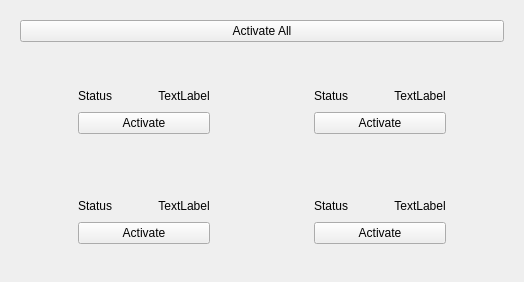
       <widget class="QWidget" name="page_3">
        <layout class="QVBoxLayout" name="verticalLayout_18">
         <item>
          <widget class="QWidget" name="widget_19" native="true">
           <layout class="QVBoxLayout" name="verticalLayout_17">
            <item>
             <widget class="QPushButton" name="activate_unfollow_2">
              <property name="text">
               <string>Activate All</string>
              </property>
             </widget>
            </item>
            <item>
             <layout class="QVBoxLayout" name="verticalLayout_16">
              <item>
               <widget class="QWidget" name="widget_16" native="true">
                <layout class="QHBoxLayout" name="horizontalLayout_19">
                 <item>
                  <spacer name="horizontalSpacer_18">
                   <property name="orientation">
                    <enum>Qt::Horizontal</enum>
                   </property>
                   <property name="sizeHint" stdset="0">
                    <size>
                     <width>40</width>
                     <height>20</height>
                    </size>
                   </property>
                  </spacer>
                 </item>
                 <item>
                  <layout class="QHBoxLayout" name="horizontalLayout_21">
                   <item>
                    <widget class="QWidget" name="widget_17" native="true">
                     <layout class="QVBoxLayout" name="verticalLayout_12">
                      <item>
                       <layout class="QVBoxLayout" name="verticalLayout_13">
                        <item>
                         <widget class="QLabel" name="label_11">
                          <property name="text">
                           <string/>
                          </property>
                          <property name="pixmap">
                           <pixmap resource="Resource.qrc">:/icons/Icons/image_fx_follow_sign_held_by_a_robot.png</pixmap>
                          </property>
                          <property name="scaledContents">
                           <bool>true</bool>
                          </property>
                         </widget>
                        </item>
                        <item>
                         <layout class="QHBoxLayout" name="horizontalLayout_22">
                          <item>
                           <widget class="QLabel" name="label_12">
                            <property name="text">
                             <string>Status</string>
                            </property>
                            <property name="alignment">
                             <set>Qt::AlignCenter</set>
                            </property>
                           </widget>
                          </item>
                          <item>
                           <spacer name="horizontalSpacer_19">
                            <property name="orientation">
                             <enum>Qt::Horizontal</enum>
                            </property>
                            <property name="sizeHint" stdset="0">
                             <size>
                              <width>40</width>
                              <height>20</height>
                             </size>
                            </property>
                           </spacer>
                          </item>
                          <item>
                           <widget class="QLabel" name="poststatus_3">
                            <property name="text">
                             <string>TextLabel</string>
                            </property>
                            <property name="alignment">
                             <set>Qt::AlignCenter</set>
                            </property>
                           </widget>
                          </item>
                         </layout>
                        </item>
                        <item>
                         <widget class="QPushButton" name="activate_follow">
                          <property name="text">
                           <string>Activate</string>
                          </property>
                         </widget>
                        </item>
                       </layout>
                      </item>
                     </layout>
                    </widget>
                   </item>
                   <item>
                    <spacer name="horizontalSpacer_20">
                     <property name="orientation">
                      <enum>Qt::Horizontal</enum>
                     </property>
                     <property name="sizeHint" stdset="0">
                      <size>
                       <width>40</width>
                       <height>20</height>
                      </size>
                     </property>
                    </spacer>
                   </item>
                   <item>
                    <spacer name="horizontalSpacer_21">
                     <property name="orientation">
                      <enum>Qt::Horizontal</enum>
                     </property>
                     <property name="sizeHint" stdset="0">
                      <size>
                       <width>40</width>
                       <height>20</height>
                      </size>
                     </property>
                    </spacer>
                   </item>
                   <item>
                    <widget class="QWidget" name="widget_18" native="true">
                     <layout class="QVBoxLayout" name="verticalLayout_14">
                      <item>
                       <layout class="QVBoxLayout" name="verticalLayout_15">
                        <item>
                         <widget class="QLabel" name="label_13">
                          <property name="text">
                           <string/>
                          </property>
                          <property name="pixmap">
                           <pixmap resource="Resource.qrc">:/icons/Icons/image_fx_un_follow_sign_held_by_a_robot.png</pixmap>
                          </property>
                          <property name="scaledContents">
                           <bool>true</bool>
                          </property>
                         </widget>
                        </item>
                        <item>
                         <layout class="QHBoxLayout" name="horizontalLayout_23">
                          <item>
                           <widget class="QLabel" name="label_14">
                            <property name="text">
                             <string>Status</string>
                            </property>
                            <property name="alignment">
                             <set>Qt::AlignCenter</set>
                            </property>
                           </widget>
                          </item>
                          <item>
                           <spacer name="horizontalSpacer_22">
                            <property name="orientation">
                             <enum>Qt::Horizontal</enum>
                            </property>
                            <property name="sizeHint" stdset="0">
                             <size>
                              <width>40</width>
                              <height>20</height>
                             </size>
                            </property>
                           </spacer>
                          </item>
                          <item>
                           <widget class="QLabel" name="poststatus_4">
                            <property name="text">
                             <string>TextLabel</string>
                            </property>
                            <property name="alignment">
                             <set>Qt::AlignCenter</set>
                            </property>
                           </widget>
                          </item>
                         </layout>
                        </item>
                        <item>
                         <widget class="QPushButton" name="activate_unfollow">
                          <property name="text">
                           <string>Activate</string>
                          </property>
                         </widget>
                        </item>
                       </layout>
                      </item>
                     </layout>
                    </widget>
                   </item>
                  </layout>
                 </item>
                 <item>
                  <spacer name="horizontalSpacer_23">
                   <property name="orientation">
                    <enum>Qt::Horizontal</enum>
                   </property>
                   <property name="sizeHint" stdset="0">
                    <size>
                     <width>40</width>
                     <height>20</height>
                    </size>
                   </property>
                  </spacer>
                 </item>
                </layout>
               </widget>
              </item>
              <item>
               <widget class="QWidget" name="widget_15" native="true">
                <layout class="QHBoxLayout" name="horizontalLayout_18">
                 <item>
                  <spacer name="horizontalSpacer_16">
                   <property name="orientation">
                    <enum>Qt::Horizontal</enum>
                   </property>
                   <property name="sizeHint" stdset="0">
                    <size>
                     <width>40</width>
                     <height>20</height>
                    </size>
                   </property>
                  </spacer>
                 </item>
                 <item>
                  <layout class="QHBoxLayout" name="horizontalLayout_20">
                   <item>
                    <widget class="QWidget" name="widget_13" native="true">
                     <layout class="QVBoxLayout" name="verticalLayout_9">
                      <item>
                       <layout class="QVBoxLayout" name="verticalLayout_8">
                        <item>
                         <widget class="QLabel" name="label_7">
                          <property name="text">
                           <string/>
                          </property>
                          <property name="pixmap">
                           <pixmap resource="Resource.qrc">:/icons/Icons/image_fx_robot_holding_a_sign_with_the_words_post_writ.png</pixmap>
                          </property>
                          <property name="scaledContents">
                           <bool>true</bool>
                          </property>
                         </widget>
                        </item>
                        <item>
                         <layout class="QHBoxLayout" name="horizontalLayout_16">
                          <item>
                           <widget class="QLabel" name="label_8">
                            <property name="text">
                             <string>Status</string>
                            </property>
                            <property name="alignment">
                             <set>Qt::AlignCenter</set>
                            </property>
                           </widget>
                          </item>
                          <item>
                           <spacer name="horizontalSpacer_12">
                            <property name="orientation">
                             <enum>Qt::Horizontal</enum>
                            </property>
                            <property name="sizeHint" stdset="0">
                             <size>
                              <width>40</width>
                              <height>20</height>
                             </size>
                            </property>
                           </spacer>
                          </item>
                          <item>
                           <widget class="QLabel" name="poststatus">
                            <property name="text">
                             <string>TextLabel</string>
                            </property>
                            <property name="alignment">
                             <set>Qt::AlignCenter</set>
                            </property>
                           </widget>
                          </item>
                         </layout>
                        </item>
                        <item>
                         <widget class="QPushButton" name="activate_post">
                          <property name="text">
                           <string>Activate</string>
                          </property>
                         </widget>
                        </item>
                       </layout>
                      </item>
                     </layout>
                    </widget>
                   </item>
                   <item>
                    <spacer name="horizontalSpacer_15">
                     <property name="orientation">
                      <enum>Qt::Horizontal</enum>
                     </property>
                     <property name="sizeHint" stdset="0">
                      <size>
                       <width>40</width>
                       <height>20</height>
                      </size>
                     </property>
                    </spacer>
                   </item>
                   <item>
                    <spacer name="horizontalSpacer_14">
                     <property name="orientation">
                      <enum>Qt::Horizontal</enum>
                     </property>
                     <property name="sizeHint" stdset="0">
                      <size>
                       <width>40</width>
                       <height>20</height>
                      </size>
                     </property>
                    </spacer>
                   </item>
                   <item>
                    <widget class="QWidget" name="widget_14" native="true">
                     <layout class="QVBoxLayout" name="verticalLayout_10">
                      <item>
                       <layout class="QVBoxLayout" name="verticalLayout_11">
                        <item>
                         <widget class="QLabel" name="label_9">
                          <property name="text">
                           <string/>
                          </property>
                          <property name="pixmap">
                           <pixmap resource="Resource.qrc">:/icons/Icons/image_fx_robot_holding_a_sign_with_the_words_story_wri.png</pixmap>
                          </property>
                          <property name="scaledContents">
                           <bool>true</bool>
                          </property>
                         </widget>
                        </item>
                        <item>
                         <layout class="QHBoxLayout" name="horizontalLayout_17">
                          <item>
                           <widget class="QLabel" name="label_10">
                            <property name="text">
                             <string>Status</string>
                            </property>
                            <property name="alignment">
                             <set>Qt::AlignCenter</set>
                            </property>
                           </widget>
                          </item>
                          <item>
                           <spacer name="horizontalSpacer_13">
                            <property name="orientation">
                             <enum>Qt::Horizontal</enum>
                            </property>
                            <property name="sizeHint" stdset="0">
                             <size>
                              <width>40</width>
                              <height>20</height>
                             </size>
                            </property>
                           </spacer>
                          </item>
                          <item>
                           <widget class="QLabel" name="poststatus_2">
                            <property name="text">
                             <string>TextLabel</string>
                            </property>
                            <property name="alignment">
                             <set>Qt::AlignCenter</set>
                            </property>
                           </widget>
                          </item>
                         </layout>
                        </item>
                        <item>
                         <widget class="QPushButton" name="activate_story">
                          <property name="text">
                           <string>Activate</string>
                          </property>
                         </widget>
                        </item>
                       </layout>
                      </item>
                     </layout>
                    </widget>
                   </item>
                  </layout>
                 </item>
                 <item>
                  <spacer name="horizontalSpacer_17">
                   <property name="orientation">
                    <enum>Qt::Horizontal</enum>
                   </property>
                   <property name="sizeHint" stdset="0">
                    <size>
                     <width>40</width>
                     <height>20</height>
                    </size>
                   </property>
                  </spacer>
                 </item>
                </layout>
               </widget>
              </item>
             </layout>
            </item>
           </layout>
          </widget>
         </item>
        </layout>
       </widget>
